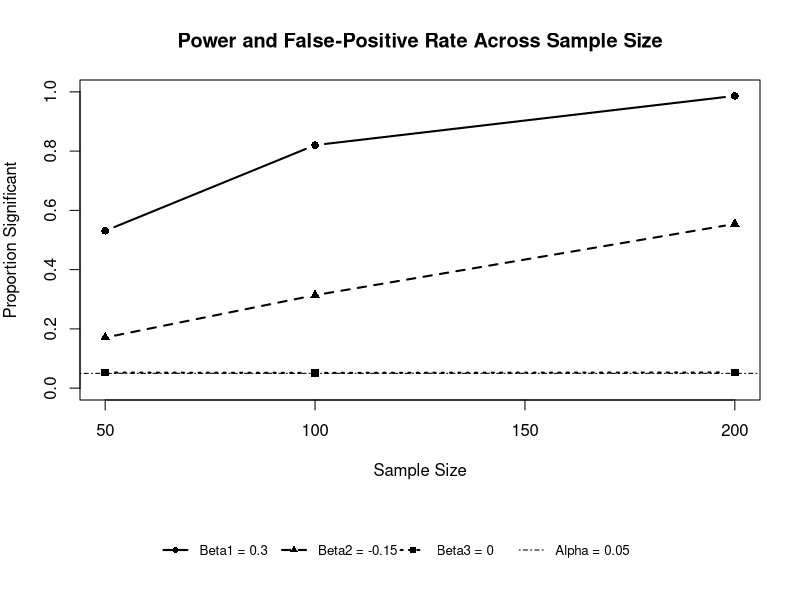

Generate this figure with R:
## ---- chunk 1

sim_reg <- function(n, R, beta0, beta1, beta2, beta3, var_x, var_eps){
  
  results <- as.data.frame(matrix(NA, nrow = R, ncol = 6))
  
  names(results) <- c("Beta1", "P_Beta1", "Beta2", "P_Beta2", "Beta3", "P_Beta3")

  for (r in 1:R){
    #Generate three independent predictors
    x1 <- rnorm(n, mean = 0, sd = sqrt(var_x))
    x2 <- rnorm(n, mean = 0, sd = sqrt(var_x))
    x3 <- rnorm(n, mean = 0, sd = sqrt(var_x))
    #Generate error
    epsilon <- rnorm(n, mean = 0, sd = sqrt(var_eps))
    #Generate outcome
    y <- beta0 + beta1 * x1 + beta2 * x2 + beta3 * x3 + epsilon
    
    sim_data <- data.frame(x1, x2, x3, y)
    #Fit regression
    model <-lm(y ~ x1 + x2 + x3, data = sim_data)
    #Store coefficients
    results[r, "Beta1"] <- coef(model)["x1"]
    results[r, "Beta2"] <- coef(model)["x2"]
    results[r, "Beta3"] <- coef(model)["x3"]
    #Store p-values
    results[r, "P_Beta1"] <- summary(model)$coefficients["x1","Pr(>|t|)"]
    results[r, "P_Beta2"] <- summary(model)$coefficients["x2","Pr(>|t|)"]
    results[r, "P_Beta3"] <- summary(model)$coefficients["x3","Pr(>|t|)"]
    
  }
  
  return(results)
    
}
## ---- chunk 2

set.seed(20260928)

#Run 5,000 replications at each sample size
sample_sizes <- c(50, 100, 200)
R <- 5000
beta0 <- 1
beta1 <- 0.30
beta2 <- -0.15
beta3 <- 0
var_x <- 1
var_eps <- 1

results_n50 <- sim_reg(
  n = sample_sizes[1], R = R,
  beta0 = beta0, beta1 = beta1, beta2 = beta2, beta3 = beta3,
  var_x = var_x, var_eps = var_eps
)

results_n100 <- sim_reg(
  n = sample_sizes[2], R = R,
  beta0 = beta0, beta1 = beta1, beta2 = beta2, beta3 = beta3,
  var_x = var_x, var_eps = var_eps
)

results_n200 <- sim_reg(
  n = sample_sizes[3], R = R,
  beta0 = beta0, beta1 = beta1, beta2 = beta2, beta3 = beta3,
  var_x = var_x, var_eps = var_eps
)
#Calculate power and the false positive results of specified predictors
power_results <- data.frame(
  
  Sample_Size = c(50, 100, 200),
  
  Beta1_Power = c(
    mean(results_n50$P_Beta1 < 0.05),
    mean(results_n100$P_Beta1 < 0.05),
    mean(results_n200$P_Beta1 < 0.05)
  ), 
  
  Beta2_Power = c(
    mean(results_n50$P_Beta2 < 0.05),
    mean(results_n100$P_Beta2 < 0.05),
    mean(results_n200$P_Beta2 < 0.05)
  ), 
  
  Beta3_FPR = c(
    mean(results_n50$P_Beta3 < 0.05),
    mean(results_n100$P_Beta3 < 0.05),
    mean(results_n200$P_Beta3 < 0.05)
  )
  
)

#Calulate Monte Carlo standard errors
power_results$MCSE_Beta1 <- sqrt(power_results$Beta1_Power * (1 - power_results$Beta1_Power)/R)
power_results$MCSE_Beta2 <- sqrt(power_results$Beta2_Power * (1 - power_results$Beta2_Power)/R)
power_results$MCSE_Beta3 <- sqrt(power_results$Beta3_FPR * (1 - power_results$Beta3_FPR)/R)

power_results

## ---- chunk 3

#| fig-height: 6.5
#| fig-width: 8

#Create separate areas for the graph and legend
layout(
  matrix(c(1, 2), nrow = 2),
  heights = c(5, 1)
)

#Set margins for graph
par(mar = c(5, 4, 4, 2))

#Plot power and false positive rate across sample sizes
plot(
  power_results$Sample_Size,
  power_results$Beta1_Power,
  type = "b",
  pch = 16,
  lwd = 2,
  ylim = c(0, 1),
  xlab = "Sample Size",
  ylab = "Proportion Significant",
  main = "Power and False-Positive Rate Across Sample Size"
)

lines(
  power_results$Sample_Size,
  power_results$Beta2_Power,
  type = "b",
  pch = 17,
  lwd = 2,
  lty = 2
)

lines(
  power_results$Sample_Size,
  power_results$Beta3_FPR,
  type = "b",
  pch = 15,
  lwd = 2,
  lty = 3
)

#Reference line for alpha = 0.05
abline(
  h = 0.05,
  lty = 4
)

#Create separate area for legend
par(mar = c(0, 0, 0, 0))

plot.new()

legend(
  "center",
  legend = c(
    paste0("Beta1 = ", beta1),
    paste0("Beta2 = ", beta2),
    paste0("Beta3 = ", beta3),
    "Alpha = 0.05"
  ),
  pch = c(16, 17, 15, NA),
  lty = c(1, 2, 3, 4),
  lwd = c(2, 2, 2, 1),
  horiz = TRUE,
  bty = "n",
  cex = 0.8
)

## ---- chunk 4

#Function to simulate regression with correlated predictors
sim_reg_cor <- function(n, R, beta0, beta1, beta2, beta3, var_eps, rho) {
  
  results <- as.data.frame(matrix(NA, nrow = R, ncol = 3))
  names(results) <- c("P_Beta1", "P_Beta2", "P_Beta3")
  
  for (r in 1:R) {
    #Generate correlated predictors
    z <- rnorm(n)
    
    x1 <- sqrt(rho) * z + sqrt(1 - rho) * rnorm(n)
    x2 <- sqrt(rho) * z + sqrt(1 - rho) * rnorm(n)
    x3 <- sqrt(rho) * z + sqrt(1 - rho) * rnorm(n)
    
    #Generate outcome
    epsilon <- rnorm(n, mean = 0, sd = sqrt(var_eps))
    
    y <- beta0 + beta1*x1 + beta2*x2 + beta3*x3 + epsilon
    
    #Fit regression
    model <- lm(y ~ x1 + x2 + x3)
    
    #Store p-values
    results[r, "P_Beta1"] <- summary(model)$coefficients["x1", "Pr(>|t|)"]
    results[r, "P_Beta2"] <- summary(model)$coefficients["x2", "Pr(>|t|)"]
    results[r, "P_Beta3"] <- summary(model)$coefficients["x3", "Pr(>|t|)"]
  }
  
  return(results)
}

#Correlation conditions
correlations <- c(0.30, 0.60)

#Store results
correlated_results <- data.frame()

#Run simulations
for (rho in correlations) {
  
  for (n in sample_sizes) {
    
    temp <- sim_reg_cor(
      n = n,
      R = R,
      beta0 = beta0,
      beta1 = beta1,
      beta2 = beta2,
      beta3 = beta3,
      var_eps = var_eps,
      rho = rho
    )
    
    correlated_results <- rbind(
      correlated_results,
      data.frame(
        Sample_Size = n,
        Correlation = rho,
        Beta1_Power = mean(temp$P_Beta1 < 0.05),
        Beta2_Power = mean(temp$P_Beta2 < 0.05),
        Beta3_FPR = mean(temp$P_Beta3 < 0.05)
      )
    )
  }
}

## ---- chunk 5

#Create independent predictor results from Core
independent_results <- data.frame(
  Sample_Size = power_results$Sample_Size,
  Correlation = 0,
  Beta1_Power = power_results$Beta1_Power,
  Beta2_Power = power_results$Beta2_Power,
  Beta3_FPR = power_results$Beta3_FPR
)

#Combine independent and correlated conditions
stretch_results <- rbind(
  independent_results,
  correlated_results
)

#Order results by sample size and correlation
stretch_results <- stretch_results[
  order(stretch_results$Sample_Size, stretch_results$Correlation),
]

#Round results for presentation
stretch_results[, 3:5] <- round(
  stretch_results[, 3:5],
  3
)

row.names(stretch_results) <- NULL

#Display comparison table
stretch_results
